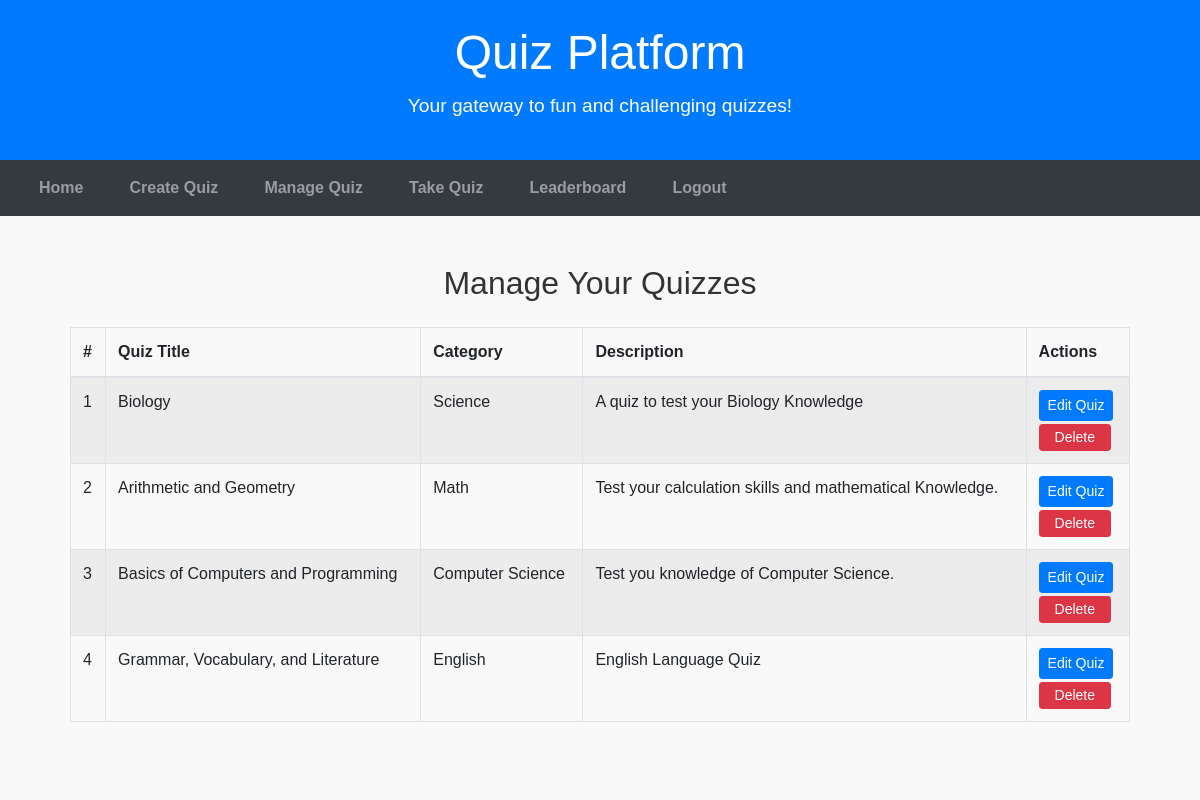
The page /manage-quiz/ (signed in) on the database its author committed.
### quiz/models.py (models this page shows, shortened)
class Quiz(models.Model):
    name = models.CharField(max_length=255)
    description = models.TextField()
    category = models.ForeignKey(Category, on_delete=models.SET_NULL, null=True, blank=True)
    created_by = models.ForeignKey(User, on_delete=models.CASCADE)
    created_at = models.DateTimeField(auto_now_add=True)

class Category(models.Model):
    name = models.CharField(max_length=100, unique=True)
    created_at = models.DateTimeField(auto_now_add=True)

### quiz/views.py (the view)
# urls.py: path('manage-quiz/', views.manage_quiz, name='manage_quiz'),
@login_required
def manage_quiz(request):
    quizzes = Quiz.objects.filter(created_by=request.user)
    return render(request, 'quiz/manage_quiz.html', {'quizzes': quizzes})

### quiz/templates/quiz/manage_quiz.html (shortened to what this page needs)
{% extends 'quiz/base.html' %}
{% block content %}
<div class="container mt-5">
    <h2 class="mb-4 text-center">Manage Your Quizzes</h2>
    {% if quizzes %}
    <div class="table-responsive">
        <table class="table table-striped table-bordered">
            <thead>
                <tr>
                    <th>#</th>
                    <th>Quiz Title</th>
                    <th>Category</th>
                    <th>Description</th>
                    <th>Actions</th>
                </tr>
            </thead>
            <tbody>
                {% for quiz in quizzes %}
                <tr>
                    <td>{{ forloop.counter }}</td>
                    <td>{{ quiz.name }}</td>
                    <td>{{ quiz.category.name }}</td>
                    <td>{{ quiz.description }}</td>
                    <td>
                        <a href="{% url 'edit_quiz' quiz.id %}" class="btn btn-sm btn-primary">Edit Quiz</a>
                        <form style="margin-top: 3px;" action="{% url 'delete_quiz' quiz.id %}" method="post" style="display:inline;">
                            <button style="padding: 2px 15px 2px 15px;" type="submit" class="btn btn-sm btn-danger" onclick="return confirm('Are you sure you want to delete this quiz?');">Delete</button>
                        </form>
                    </td>
                </tr>
                {% endfor %}
            </tbody>
        </table>
    </div>
    {% else %}
    <p class="text-center">You don't have any quizzes yet. <a href="{% url 'create_quiz' %}">Create one now!</a></p>
    {% endif %}
</div>
{% endblock %}

### quiz/templates/quiz/base.html (shortened to what this page needs)
<!DOCTYPE html>
<html lang="en">
<head>
    {% load static %}
    <link href="https://cdn.jsdelivr.net/npm/bootstrap-icons/font/bootstrap-icons.css" rel="stylesheet">
    <link href="https://cdn.jsdelivr.net/npm/bootstrap@4.6.2/dist/css/bootstrap.min.css" rel="stylesheet">
    <link rel="stylesheet" href="{% static 'css/styles.css' %}">
</head>
<body>
    <header class="bg-primary text-white text-center py-4">
        <h1>Quiz Platform</h1>
        <p>Your gateway to fun and challenging quizzes!</p>
    </header>
    <nav class="navbar navbar-expand-lg navbar-dark bg-dark">
        <div>
            <div class="collapse navbar-collapse" id="navbarNav">
                <ul class="navbar-nav ml-auto">
                    {% if user.is_authenticated %}
                        <li class="nav-item"><a class="nav-link" href="{% url 'home' %}">Home</a></li>
                        <li class="nav-item"><a class="nav-link" href="{% url 'create_quiz' %}">Create Quiz</a></li>
                        <li class="nav-item"><a class="nav-link" href="{% url 'manage_quiz' %}">Manage Quiz</a></li>
                        <li class="nav-item"><a class="nav-link" href="{% url 'take_quiz' %}">Take Quiz</a></li>
                        <li class="nav-item"><a class="nav-link" href="{% url 'leaderboard' %}">Leaderboard</a></li>
                        <li class="nav-item"><a class="nav-link" href="{% url 'logout' %}">Logout</a></li>
                    {% else %}
                    <li class="nav-item"><a class="nav-link" href="{% url 'login' %}">Login</a></li>
                    <li class="nav-item"><a class="nav-link" href="{% url 'register' %}">Register</a></li>
                {% endif %}
                </ul>
            </div>
        </div>
    </nav>
    <div class="container mt-5">
        {% block content %}{% endblock %}
    </div>
</body>
</html>

### quiz/static/css/styles.css (style rules this page uses)
* { margin: 0; padding: 0; box-sizing: border-box; }
body { font-family: 'Arial', sans-serif; background-color: #f8f8f8; color: #333; }
header { background-color: #35424a; color: white; text-align: center; padding: 40px 20px; }
header h1 { font-size: 3rem; margin-bottom: 10px; }
header p { font-size: 1.2rem; }
nav { background-color: #4CAF50; padding: 10px 0; }
nav ul { list-style: none; display: flex; justify-content: center; }
nav ul li { margin: 0 15px; }
nav ul li a { text-decoration: none; color: white; font-weight: bold; padding: 10px 15px; border-radius: 5px; }
.container { margin: auto; padding: 0 20px 20px 20px; background-color: #f9f9f9; }
h2 { text-align: center; margin-bottom: 20px; }
a { color: #007bff; }

### rows shown on the page
Quiz: name "Biology", category.name "Science", description "A quiz to test your Biology Knowledge"
Quiz: name "Arithmetic and Geometry", category.name "Math", description "Test your calculation skills and mathematical Knowledge."
Quiz: name "Basics of Computers and Programming", category.name "Computer Science", description "Test you knowledge of Computer Science."
Quiz: name "Grammar, Vocabulary, and Literature", category.name "English", description "English Language Quiz"
